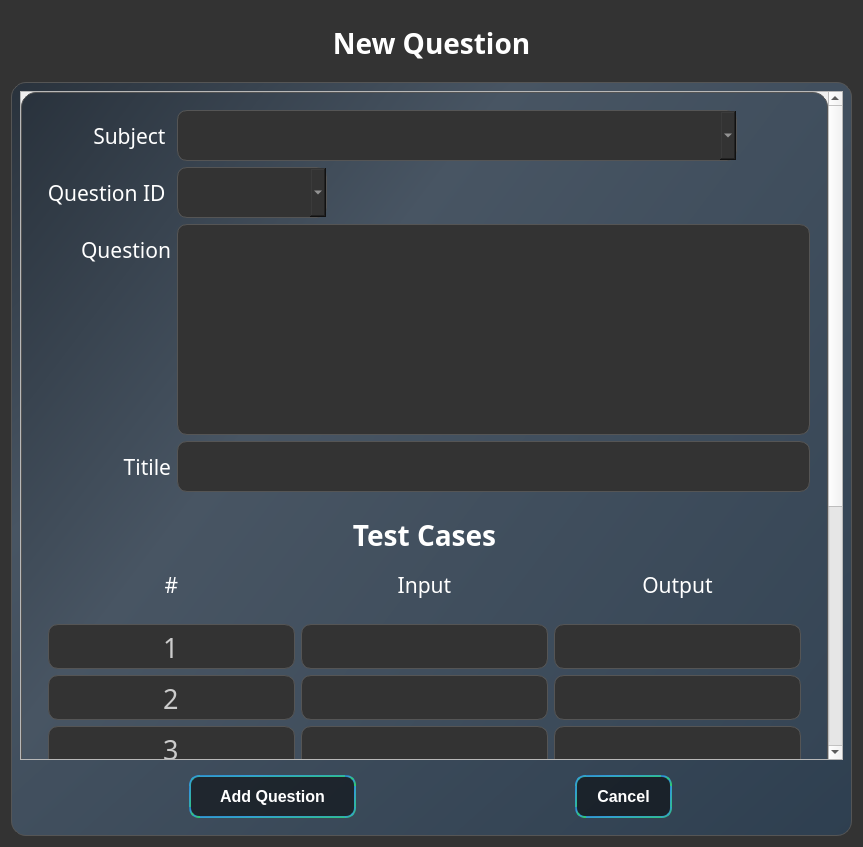
<?xml version="1.0" encoding="UTF-8"?>
<ui version="4.0">
 <class>Newqns</class>
 <widget class="QDialog" name="Newqns">
  <property name="geometry">
   <rect>
    <x>0</x>
    <y>0</y>
    <width>863</width>
    <height>847</height>
   </rect>
  </property>
  <property name="sizePolicy">
   <sizepolicy hsizetype="Fixed" vsizetype="Fixed">
    <horstretch>0</horstretch>
    <verstretch>0</verstretch>
   </sizepolicy>
  </property>
  <property name="windowTitle">
   <string>New Question</string>
  </property>
  <property name="windowIcon">
   <iconset resource="icon.qrc">
    <normaloff>:/icons/mainicon.png</normaloff>:/icons/mainicon.png</iconset>
  </property>
  <property name="styleSheet">
   <string notr="true">#Newqns { background-color: #333333;}

QPushButton {
border: 2px solid transparent; 
border-radius: 10px;
background-color: rgba(0, 0, 0, 0.5);
padding: 10px 20px;
font-size: 16px;
font-weight: bold;
color: white;
border-color: qlineargradient(x1: 0, y1: 0, x2: 1, y2: 1, stop: 0 #2980b9, stop: 0.3 #3498db, stop: 1 #2ecc71);
}
QPushButton:hover {
background-color:qlineargradient(x1: 0, y1: 0, x2: 1, y2: 1, stop: 0 #2980b9, stop: 0.3 #3498db, stop: 1 #2ecc71);
color: black;
border: 2px solid transparent; 
border-color: black; 
}

QLabel {color: white;}

#Box,#scrollAreaWidgetContents{ background-color: qlineargradient(x1: 0, y1: 0, x2: 1, y2: 1, stop: 0 #29323c, stop: 0.3 #485563, stop: 1 #2e3f50);
 border-radius: 15px;
    color: #FFFFFF;
    border: 1px solid #555555;
    padding: 20px;}

QLineEdit,QPlainTextEdit,QComboBox{
    background-color: #333333; /* Dark background */
    color: #CCCCCC; /* Light gray text */
    border: 1px solid #555555;
    border-radius: 10px;
    padding: 5px;
}

QComboBox QAbstractItemView {
    background-color: #333333; /* Dark background */
    color: #FFFFFF; /* White text */
    border: 1px solid #29a19c;
    selection-background-color: #29a19c;
    selection-color: #1e1e1e;
}</string>
  </property>
  <layout class="QVBoxLayout" name="verticalLayout_4">
   <item>
    <widget class="QWidget" name="widget_2" native="true">
     <property name="minimumSize">
      <size>
       <width>0</width>
       <height>65</height>
      </size>
     </property>
     <layout class="QHBoxLayout" name="horizontalLayout">
      <item>
       <widget class="QLabel" name="label_5">
        <property name="font">
         <font>
          <family>Dungeon</family>
          <pointsize>21</pointsize>
          <weight>75</weight>
          <bold>true</bold>
         </font>
        </property>
        <property name="text">
         <string>New Question</string>
        </property>
        <property name="alignment">
         <set>Qt::AlignCenter</set>
        </property>
       </widget>
      </item>
     </layout>
    </widget>
   </item>
   <item>
    <widget class="QWidget" name="Box" native="true">
     <layout class="QVBoxLayout" name="verticalLayout_3">
      <item>
       <widget class="QScrollArea" name="scrollArea">
        <property name="widgetResizable">
         <bool>true</bool>
        </property>
        <widget class="QWidget" name="scrollAreaWidgetContents">
         <property name="geometry">
          <rect>
           <x>0</x>
           <y>0</y>
           <width>808</width>
           <height>1051</height>
          </rect>
         </property>
         <layout class="QVBoxLayout" name="verticalLayout_2">
          <item>
           <widget class="QWidget" name="widget" native="true">
            <property name="minimumSize">
             <size>
              <width>0</width>
              <height>400</height>
             </size>
            </property>
            <property name="maximumSize">
             <size>
              <width>16777215</width>
              <height>560</height>
             </size>
            </property>
            <layout class="QFormLayout" name="formLayout">
             <item row="0" column="0">
              <widget class="QLabel" name="label_6">
               <property name="minimumSize">
                <size>
                 <width>132</width>
                 <height>0</height>
                </size>
               </property>
               <property name="font">
                <font>
                 <family>Orbitron</family>
                 <pointsize>16</pointsize>
                </font>
               </property>
               <property name="text">
                <string>Subject </string>
               </property>
               <property name="alignment">
                <set>Qt::AlignRight|Qt::AlignTrailing|Qt::AlignVCenter</set>
               </property>
              </widget>
             </item>
             <item row="0" column="1">
              <widget class="QComboBox" name="comboBox_3">
               <property name="minimumSize">
                <size>
                 <width>560</width>
                 <height>30</height>
                </size>
               </property>
               <property name="maximumSize">
                <size>
                 <width>150</width>
                 <height>16777215</height>
                </size>
               </property>
               <property name="font">
                <font>
                 <family>Agency FB</family>
                 <pointsize>20</pointsize>
                 <weight>75</weight>
                 <bold>true</bold>
                </font>
               </property>
              </widget>
             </item>
             <item row="1" column="1">
              <widget class="QComboBox" name="comboBox_2">
               <property name="minimumSize">
                <size>
                 <width>0</width>
                 <height>30</height>
                </size>
               </property>
               <property name="maximumSize">
                <size>
                 <width>150</width>
                 <height>16777215</height>
                </size>
               </property>
               <property name="font">
                <font>
                 <family>Agency FB</family>
                 <pointsize>20</pointsize>
                 <weight>75</weight>
                 <bold>true</bold>
                </font>
               </property>
              </widget>
             </item>
             <item row="1" column="0">
              <widget class="QLabel" name="label_2">
               <property name="minimumSize">
                <size>
                 <width>132</width>
                 <height>0</height>
                </size>
               </property>
               <property name="font">
                <font>
                 <family>Orbitron</family>
                 <pointsize>16</pointsize>
                </font>
               </property>
               <property name="text">
                <string>Question ID </string>
               </property>
               <property name="alignment">
                <set>Qt::AlignRight|Qt::AlignTrailing|Qt::AlignVCenter</set>
               </property>
              </widget>
             </item>
             <item row="2" column="1">
              <widget class="QPlainTextEdit" name="plainTextEdit">
               <property name="maximumSize">
                <size>
                 <width>16777215</width>
                 <height>350</height>
                </size>
               </property>
               <property name="font">
                <font>
                 <family>Agency FB</family>
                 <pointsize>20</pointsize>
                 <weight>75</weight>
                 <bold>true</bold>
                </font>
               </property>
              </widget>
             </item>
             <item row="2" column="0">
              <widget class="QLabel" name="label_3">
               <property name="minimumSize">
                <size>
                 <width>132</width>
                 <height>0</height>
                </size>
               </property>
               <property name="font">
                <font>
                 <family>Orbitron</family>
                 <pointsize>16</pointsize>
                </font>
               </property>
               <property name="text">
                <string>Question</string>
               </property>
               <property name="alignment">
                <set>Qt::AlignRight|Qt::AlignTrailing|Qt::AlignVCenter</set>
               </property>
              </widget>
             </item>
             <item row="3" column="0">
              <widget class="QLabel" name="label_4">
               <property name="minimumSize">
                <size>
                 <width>132</width>
                 <height>0</height>
                </size>
               </property>
               <property name="font">
                <font>
                 <family>Orbitron</family>
                 <pointsize>16</pointsize>
                </font>
               </property>
               <property name="text">
                <string>Titile</string>
               </property>
               <property name="alignment">
                <set>Qt::AlignRight|Qt::AlignTrailing|Qt::AlignVCenter</set>
               </property>
              </widget>
             </item>
             <item row="3" column="1">
              <widget class="QLineEdit" name="lineEdit">
               <property name="minimumSize">
                <size>
                 <width>0</width>
                 <height>30</height>
                </size>
               </property>
               <property name="font">
                <font>
                 <family>Agency FB</family>
                 <pointsize>20</pointsize>
                 <weight>75</weight>
                 <bold>true</bold>
                </font>
               </property>
              </widget>
             </item>
            </layout>
           </widget>
          </item>
          <item>
           <widget class="QWidget" name="widget_4" native="true">
            <layout class="QVBoxLayout" name="verticalLayout">
             <item>
              <widget class="QLabel" name="label_7">
               <property name="font">
                <font>
                 <family>Dungeon</family>
                 <pointsize>21</pointsize>
                 <weight>75</weight>
                 <bold>true</bold>
                </font>
               </property>
               <property name="text">
                <string>Test Cases</string>
               </property>
               <property name="alignment">
                <set>Qt::AlignCenter</set>
               </property>
              </widget>
             </item>
             <item>
              <widget class="QWidget" name="widget_6" native="true">
               <layout class="QHBoxLayout" name="horizontalLayout_3">
                <item>
                 <widget class="QLabel" name="label_8">
                  <property name="minimumSize">
                   <size>
                    <width>132</width>
                    <height>0</height>
                   </size>
                  </property>
                  <property name="maximumSize">
                   <size>
                    <width>16777215</width>
                    <height>75</height>
                   </size>
                  </property>
                  <property name="font">
                   <font>
                    <family>Orbitron</family>
                    <pointsize>16</pointsize>
                   </font>
                  </property>
                  <property name="text">
                   <string>#</string>
                  </property>
                  <property name="alignment">
                   <set>Qt::AlignCenter</set>
                  </property>
                 </widget>
                </item>
                <item>
                 <widget class="QLabel" name="label_9">
                  <property name="minimumSize">
                   <size>
                    <width>132</width>
                    <height>0</height>
                   </size>
                  </property>
                  <property name="maximumSize">
                   <size>
                    <width>16777215</width>
                    <height>75</height>
                   </size>
                  </property>
                  <property name="font">
                   <font>
                    <family>Orbitron</family>
                    <pointsize>16</pointsize>
                   </font>
                  </property>
                  <property name="text">
                   <string>Input</string>
                  </property>
                  <property name="alignment">
                   <set>Qt::AlignCenter</set>
                  </property>
                 </widget>
                </item>
                <item>
                 <widget class="QLabel" name="label_10">
                  <property name="minimumSize">
                   <size>
                    <width>0</width>
                    <height>0</height>
                   </size>
                  </property>
                  <property name="maximumSize">
                   <size>
                    <width>16777215</width>
                    <height>75</height>
                   </size>
                  </property>
                  <property name="font">
                   <font>
                    <family>Orbitron</family>
                    <pointsize>16</pointsize>
                   </font>
                  </property>
                  <property name="text">
                   <string>Output</string>
                  </property>
                  <property name="alignment">
                   <set>Qt::AlignCenter</set>
                  </property>
                 </widget>
                </item>
               </layout>
              </widget>
             </item>
             <item>
              <widget class="QWidget" name="widget_5" native="true">
               <layout class="QGridLayout" name="gridLayout">
                <item row="0" column="0">
                 <widget class="QLineEdit" name="lineEdit_2">
                  <property name="minimumSize">
                   <size>
                    <width>0</width>
                    <height>45</height>
                   </size>
                  </property>
                  <property name="font">
                   <font>
                    <family>Agency FB</family>
                    <pointsize>20</pointsize>
                   </font>
                  </property>
                  <property name="text">
                   <string>1</string>
                  </property>
                  <property name="alignment">
                   <set>Qt::AlignCenter</set>
                  </property>
                  <property name="readOnly">
                   <bool>true</bool>
                  </property>
                 </widget>
                </item>
                <item row="0" column="1">
                 <widget class="QLineEdit" name="i1">
                  <property name="minimumSize">
                   <size>
                    <width>0</width>
                    <height>45</height>
                   </size>
                  </property>
                  <property name="font">
                   <font>
                    <family>Agency FB</family>
                    <pointsize>20</pointsize>
                   </font>
                  </property>
                  <property name="alignment">
                   <set>Qt::AlignCenter</set>
                  </property>
                 </widget>
                </item>
                <item row="0" column="2">
                 <widget class="QLineEdit" name="o1">
                  <property name="minimumSize">
                   <size>
                    <width>0</width>
                    <height>45</height>
                   </size>
                  </property>
                  <property name="font">
                   <font>
                    <family>Agency FB</family>
                    <pointsize>20</pointsize>
                   </font>
                  </property>
                  <property name="alignment">
                   <set>Qt::AlignCenter</set>
                  </property>
                 </widget>
                </item>
                <item row="1" column="0">
                 <widget class="QLineEdit" name="lineEdit_5">
                  <property name="minimumSize">
                   <size>
                    <width>0</width>
                    <height>45</height>
                   </size>
                  </property>
                  <property name="font">
                   <font>
                    <family>Agency FB</family>
                    <pointsize>20</pointsize>
                   </font>
                  </property>
                  <property name="text">
                   <string>2</string>
                  </property>
                  <property name="alignment">
                   <set>Qt::AlignCenter</set>
                  </property>
                  <property name="readOnly">
                   <bool>true</bool>
                  </property>
                 </widget>
                </item>
                <item row="1" column="1">
                 <widget class="QLineEdit" name="i2">
                  <property name="minimumSize">
                   <size>
                    <width>0</width>
                    <height>45</height>
                   </size>
                  </property>
                  <property name="font">
                   <font>
                    <family>Agency FB</family>
                    <pointsize>20</pointsize>
                   </font>
                  </property>
                  <property name="alignment">
                   <set>Qt::AlignCenter</set>
                  </property>
                 </widget>
                </item>
                <item row="1" column="2">
                 <widget class="QLineEdit" name="o2">
                  <property name="minimumSize">
                   <size>
                    <width>0</width>
                    <height>45</height>
                   </size>
                  </property>
                  <property name="font">
                   <font>
                    <family>Agency FB</family>
                    <pointsize>20</pointsize>
                   </font>
                  </property>
                  <property name="alignment">
                   <set>Qt::AlignCenter</set>
                  </property>
                 </widget>
                </item>
                <item row="2" column="0">
                 <widget class="QLineEdit" name="lineEdit_11">
                  <property name="minimumSize">
                   <size>
                    <width>0</width>
                    <height>45</height>
                   </size>
                  </property>
                  <property name="font">
                   <font>
                    <family>Agency FB</family>
                    <pointsize>20</pointsize>
                   </font>
                  </property>
                  <property name="text">
                   <string>3</string>
                  </property>
                  <property name="alignment">
                   <set>Qt::AlignCenter</set>
                  </property>
                  <property name="readOnly">
                   <bool>true</bool>
                  </property>
                 </widget>
                </item>
                <item row="2" column="1">
                 <widget class="QLineEdit" name="i3">
                  <property name="minimumSize">
                   <size>
                    <width>0</width>
                    <height>45</height>
                   </size>
                  </property>
                  <property name="font">
                   <font>
                    <family>Agency FB</family>
                    <pointsize>20</pointsize>
                   </font>
                  </property>
                  <property name="alignment">
                   <set>Qt::AlignCenter</set>
                  </property>
                 </widget>
                </item>
                <item row="2" column="2">
                 <widget class="QLineEdit" name="o3">
                  <property name="minimumSize">
                   <size>
                    <width>0</width>
                    <height>45</height>
                   </size>
                  </property>
                  <property name="font">
                   <font>
                    <family>Agency FB</family>
                    <pointsize>20</pointsize>
                   </font>
                  </property>
                  <property name="alignment">
                   <set>Qt::AlignCenter</set>
                  </property>
                 </widget>
                </item>
                <item row="3" column="0">
                 <widget class="QLineEdit" name="lineEdit_10">
                  <property name="minimumSize">
                   <size>
                    <width>0</width>
                    <height>45</height>
                   </size>
                  </property>
                  <property name="font">
                   <font>
                    <family>Agency FB</family>
                    <pointsize>20</pointsize>
                   </font>
                  </property>
                  <property name="text">
                   <string>4</string>
                  </property>
                  <property name="alignment">
                   <set>Qt::AlignCenter</set>
                  </property>
                  <property name="readOnly">
                   <bool>true</bool>
                  </property>
                 </widget>
                </item>
                <item row="3" column="1">
                 <widget class="QLineEdit" name="i4">
                  <property name="minimumSize">
                   <size>
                    <width>0</width>
                    <height>45</height>
                   </size>
                  </property>
                  <property name="font">
                   <font>
                    <family>Agency FB</family>
                    <pointsize>20</pointsize>
                   </font>
                  </property>
                  <property name="alignment">
                   <set>Qt::AlignCenter</set>
                  </property>
                 </widget>
                </item>
                <item row="3" column="2">
                 <widget class="QLineEdit" name="o4">
                  <property name="minimumSize">
                   <size>
                    <width>0</width>
                    <height>45</height>
                   </size>
                  </property>
                  <property name="font">
                   <font>
                    <family>Agency FB</family>
                    <pointsize>20</pointsize>
                   </font>
                  </property>
                  <property name="alignment">
                   <set>Qt::AlignCenter</set>
                  </property>
                 </widget>
                </item>
                <item row="4" column="0">
                 <widget class="QLineEdit" name="lineEdit_23">
                  <property name="minimumSize">
                   <size>
                    <width>0</width>
                    <height>45</height>
                   </size>
                  </property>
                  <property name="font">
                   <font>
                    <family>Agency FB</family>
                    <pointsize>20</pointsize>
                   </font>
                  </property>
                  <property name="text">
                   <string>5</string>
                  </property>
                  <property name="alignment">
                   <set>Qt::AlignCenter</set>
                  </property>
                  <property name="readOnly">
                   <bool>true</bool>
                  </property>
                 </widget>
                </item>
                <item row="4" column="1">
                 <widget class="QLineEdit" name="i5">
                  <property name="minimumSize">
                   <size>
                    <width>0</width>
                    <height>45</height>
                   </size>
                  </property>
                  <property name="font">
                   <font>
                    <family>Agency FB</family>
                    <pointsize>20</pointsize>
                   </font>
                  </property>
                  <property name="alignment">
                   <set>Qt::AlignCenter</set>
                  </property>
                 </widget>
                </item>
                <item row="4" column="2">
                 <widget class="QLineEdit" name="o5">
                  <property name="minimumSize">
                   <size>
                    <width>0</width>
                    <height>45</height>
                   </size>
                  </property>
                  <property name="font">
                   <font>
                    <family>Agency FB</family>
                    <pointsize>20</pointsize>
                   </font>
                  </property>
                  <property name="alignment">
                   <set>Qt::AlignCenter</set>
                  </property>
                 </widget>
                </item>
                <item row="5" column="0">
                 <widget class="QLineEdit" name="lineEdit_21">
                  <property name="minimumSize">
                   <size>
                    <width>0</width>
                    <height>45</height>
                   </size>
                  </property>
                  <property name="font">
                   <font>
                    <family>Agency FB</family>
                    <pointsize>20</pointsize>
                   </font>
                  </property>
                  <property name="text">
                   <string>6</string>
                  </property>
                  <property name="alignment">
                   <set>Qt::AlignCenter</set>
                  </property>
                  <property name="readOnly">
                   <bool>true</bool>
                  </property>
                 </widget>
                </item>
                <item row="5" column="1">
                 <widget class="QLineEdit" name="i6">
                  <property name="minimumSize">
                   <size>
                    <width>0</width>
                    <height>45</height>
                   </size>
                  </property>
                  <property name="font">
                   <font>
                    <family>Agency FB</family>
                    <pointsize>20</pointsize>
                   </font>
                  </property>
                  <property name="alignment">
                   <set>Qt::AlignCenter</set>
                  </property>
                 </widget>
                </item>
                <item row="5" column="2">
                 <widget class="QLineEdit" name="o6">
                  <property name="minimumSize">
                   <size>
                    <width>0</width>
                    <height>45</height>
                   </size>
                  </property>
                  <property name="font">
                   <font>
                    <family>Agency FB</family>
                    <pointsize>20</pointsize>
                   </font>
                  </property>
                  <property name="alignment">
                   <set>Qt::AlignCenter</set>
                  </property>
                 </widget>
                </item>
                <item row="6" column="0">
                 <widget class="QLineEdit" name="lineEdit_16">
                  <property name="minimumSize">
                   <size>
                    <width>0</width>
                    <height>45</height>
                   </size>
                  </property>
                  <property name="font">
                   <font>
                    <family>Agency FB</family>
                    <pointsize>20</pointsize>
                   </font>
                  </property>
                  <property name="text">
                   <string>7</string>
                  </property>
                  <property name="alignment">
                   <set>Qt::AlignCenter</set>
                  </property>
                  <property name="readOnly">
                   <bool>true</bool>
                  </property>
                 </widget>
                </item>
                <item row="6" column="1">
                 <widget class="QLineEdit" name="i7">
                  <property name="minimumSize">
                   <size>
                    <width>0</width>
                    <height>45</height>
                   </size>
                  </property>
                  <property name="font">
                   <font>
                    <family>Agency FB</family>
                    <pointsize>20</pointsize>
                   </font>
                  </property>
                  <property name="alignment">
                   <set>Qt::AlignCenter</set>
                  </property>
                 </widget>
                </item>
                <item row="6" column="2">
                 <widget class="QLineEdit" name="o7">
                  <property name="minimumSize">
                   <size>
                    <width>0</width>
                    <height>45</height>
                   </size>
                  </property>
                  <property name="font">
                   <font>
                    <family>Agency FB</family>
                    <pointsize>20</pointsize>
                   </font>
                  </property>
                  <property name="alignment">
                   <set>Qt::AlignCenter</set>
                  </property>
                 </widget>
                </item>
                <item row="7" column="0">
                 <widget class="QLineEdit" name="lineEdit_17">
                  <property name="minimumSize">
                   <size>
                    <width>0</width>
                    <height>45</height>
                   </size>
                  </property>
                  <property name="font">
                   <font>
                    <family>Agency FB</family>
                    <pointsize>20</pointsize>
                   </font>
                  </property>
                  <property name="text">
                   <string>8</string>
                  </property>
                  <property name="alignment">
                   <set>Qt::AlignCenter</set>
                  </property>
                  <property name="readOnly">
                   <bool>true</bool>
                  </property>
                 </widget>
                </item>
                <item row="7" column="1">
                 <widget class="QLineEdit" name="i8">
                  <property name="minimumSize">
                   <size>
                    <width>0</width>
                    <height>45</height>
                   </size>
                  </property>
                  <property name="font">
                   <font>
                    <family>Agency FB</family>
                    <pointsize>20</pointsize>
                   </font>
                  </property>
                  <property name="alignment">
                   <set>Qt::AlignCenter</set>
                  </property>
                 </widget>
                </item>
                <item row="7" column="2">
                 <widget class="QLineEdit" name="o8">
                  <property name="minimumSize">
                   <size>
                    <width>0</width>
                    <height>45</height>
                   </size>
                  </property>
                  <property name="font">
                   <font>
                    <family>Agency FB</family>
                    <pointsize>20</pointsize>
                   </font>
                  </property>
                  <property name="alignment">
                   <set>Qt::AlignCenter</set>
                  </property>
                 </widget>
                </item>
                <item row="8" column="0">
                 <widget class="QLineEdit" name="lineEdit_25">
                  <property name="minimumSize">
                   <size>
                    <width>0</width>
                    <height>45</height>
                   </size>
                  </property>
                  <property name="font">
                   <font>
                    <family>Agency FB</family>
                    <pointsize>20</pointsize>
                   </font>
                  </property>
                  <property name="text">
                   <string>9</string>
                  </property>
                  <property name="alignment">
                   <set>Qt::AlignCenter</set>
                  </property>
                  <property name="readOnly">
                   <bool>true</bool>
                  </property>
                 </widget>
                </item>
                <item row="8" column="1">
                 <widget class="QLineEdit" name="i9">
                  <property name="minimumSize">
                   <size>
                    <width>0</width>
                    <height>45</height>
                   </size>
                  </property>
                  <property name="font">
                   <font>
                    <family>Agency FB</family>
                    <pointsize>20</pointsize>
                   </font>
                  </property>
                  <property name="alignment">
                   <set>Qt::AlignCenter</set>
                  </property>
                 </widget>
                </item>
                <item row="8" column="2">
                 <widget class="QLineEdit" name="o9">
                  <property name="minimumSize">
                   <size>
                    <width>0</width>
                    <height>45</height>
                   </size>
                  </property>
                  <property name="font">
                   <font>
                    <family>Agency FB</family>
                    <pointsize>20</pointsize>
                   </font>
                  </property>
                  <property name="alignment">
                   <set>Qt::AlignCenter</set>
                  </property>
                 </widget>
                </item>
                <item row="9" column="0">
                 <widget class="QLineEdit" name="lineEdit_28">
                  <property name="minimumSize">
                   <size>
                    <width>0</width>
                    <height>45</height>
                   </size>
                  </property>
                  <property name="font">
                   <font>
                    <family>Agency FB</family>
                    <pointsize>20</pointsize>
                   </font>
                  </property>
                  <property name="text">
                   <string>10</string>
                  </property>
                  <property name="alignment">
                   <set>Qt::AlignCenter</set>
                  </property>
                  <property name="readOnly">
                   <bool>true</bool>
                  </property>
                 </widget>
                </item>
                <item row="9" column="1">
                 <widget class="QLineEdit" name="i10">
                  <property name="minimumSize">
                   <size>
                    <width>0</width>
                    <height>45</height>
                   </size>
                  </property>
                  <property name="font">
                   <font>
                    <family>Agency FB</family>
                    <pointsize>20</pointsize>
                   </font>
                  </property>
                  <property name="alignment">
                   <set>Qt::AlignCenter</set>
                  </property>
                 </widget>
                </item>
                <item row="9" column="2">
                 <widget class="QLineEdit" name="o10">
                  <property name="minimumSize">
                   <size>
                    <width>0</width>
                    <height>45</height>
                   </size>
                  </property>
                  <property name="font">
                   <font>
                    <family>Agency FB</family>
                    <pointsize>20</pointsize>
                   </font>
                  </property>
                  <property name="alignment">
                   <set>Qt::AlignCenter</set>
                  </property>
                 </widget>
                </item>
               </layout>
              </widget>
             </item>
            </layout>
           </widget>
          </item>
         </layout>
        </widget>
       </widget>
      </item>
      <item>
       <widget class="QWidget" name="widget_3" native="true">
        <layout class="QHBoxLayout" name="horizontalLayout_2">
         <item>
          <widget class="QPushButton" name="Addqns">
           <property name="maximumSize">
            <size>
             <width>167</width>
             <height>16777215</height>
            </size>
           </property>
           <property name="text">
            <string>Add Question</string>
           </property>
          </widget>
         </item>
         <item>
          <widget class="QDialogButtonBox" name="buttonBox">
           <property name="maximumSize">
            <size>
             <width>150</width>
             <height>16777215</height>
            </size>
           </property>
           <property name="orientation">
            <enum>Qt::Horizontal</enum>
           </property>
           <property name="standardButtons">
            <set>QDialogButtonBox::Cancel</set>
           </property>
          </widget>
         </item>
        </layout>
       </widget>
      </item>
     </layout>
    </widget>
   </item>
  </layout>
 </widget>
 <resources>
  <include location="icon.qrc"/>
 </resources>
 <connections/>
</ui>
